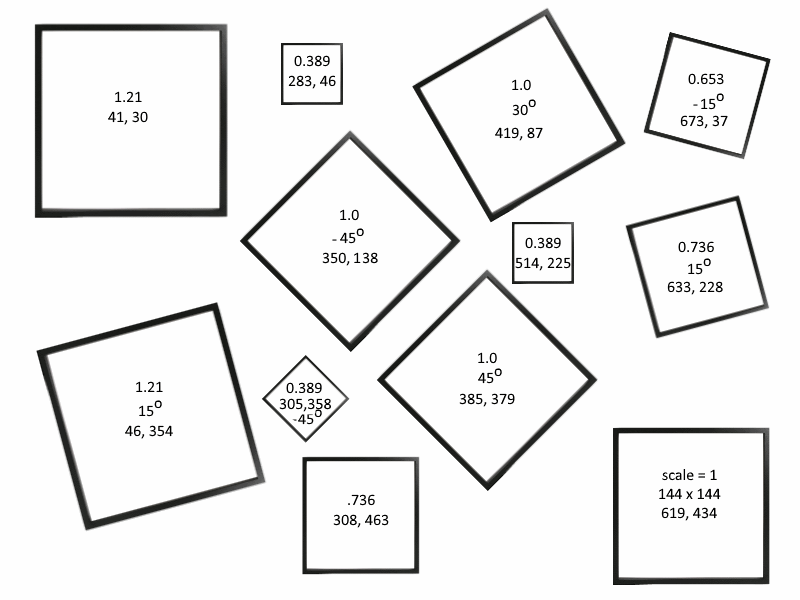
#> input picture img/03-Coordinate_transformation/PictureFrameCollage.png, 800 x 600 px
$ jupyter execute 03-Coordinate_transformation.ipynb   (shell and % lines are left out)
#> lines starting #> are read from the running program, lines starting #| are printed output that depends on the picture; after the words box and inside, x2 and y2 are one past the last pixel; in counts of white or black regions, pixels touching at a corner belong together
# Coordinate Transformation
*This notebook introduces the configuration space.*
* Configuration Space (C-Space): The n-dimensional space containing all possible configurations of the robot.

## Table of Contents

* [1. Key Physical Parameters](#01)
* [2. Represnetation Convention](#02)
* [3. Coordinate Transformation](#03)
    * [3.1 Rigid-Body in the Plane](#031)
    * [3.2 2D Transformation](#032)


## Key Physical Parameters <a class="anchor" id="01"></a>
* Position (Location)
* Attitude (Orientation)
* Velocity (Linear and Angular)
* Acceleration (Linear and Angular)
* Force

## Representation Convention <a class="anchor" id="02"></a>

* A free vector is a geometric quantity with a length and a direction.
    * It is called “free” because it is not necessarily rooted anywhere; only its length and direction matter.
* One stationary fixed frame (or space frame) {s} is defined.
* Body frame {b} is the stationary frame that is coincident with the body-attached frame at any instant.
* All reference frames are right-handed.

(Left) The x̂, ŷ, and ẑ axes of a right-handed reference frame are aligned
with the index finger, middle finger, and thumb of the right hand, respectively. (Right)
A positive rotation about an axis is in the direction in which the fingers of the right
hand curl when the thumb is pointed along the axis.

## Coordinate Transformation <a class="anchor" id="03"></a>

In almost all fields of science and engineering, it is essential to identify and manipulate mathematical representations of physical, real-world quantities. Robotics is no exception. Intelligent robots build a "mental model" of themselves and the world as they perceive their environments, and they modify those models when interpreting the past and predicting the future. In an abstract sense, these models are simply a collection of numbers and labels, with no explicit meaning to the robot. It is the job of a robot engineer to correctly associate numbers with meaning, and correspondingly, meanings with numbers.

Two of the most important mathematical representations are vectors and matrices from linear algebra. Vectors are often representations of positions or directions in two or three dimensions of space, but can also represent other quantities like sensor measurements. Matrices are representations of how representations change, either through an action, or even through a change in how those numbers are interpreted. We will be using them liberally throughout the book, and they appear in almost every subject of robotics. Hence, they must be mastered to get anywhere beyond a superficial understanding of the material.

### Rigid-Body in the Plane <a class="anchor" id="031"></a>
The body frame {b} is expressed in the fixed-frame coordinates {s} by the
vector p and the directions of the unit axes x̂b and ŷb . {s}: fixed reference frame
Unit vectors are with hat notations

The orientation of {b} relative to {s} is:

The matrix P is an example of a rotation matrix. Together, the pair (P, p)
provides a description of the orientation and position of {b} relative to {s}. The rotation-matrix vector pair (P,p) can be used to:
* represent a configuration of a rigid body
* change the reference frame in which a vector or frame is represented
* displace a vector or a frame (rigid-body motion)

The frame {b} in {s} is given by (P, p), and the frame {c} in {b} is given
by (Q, q). From these we can derive the frame {c} in {s}, described by (R, r).

Rigid Body Motion Relative to {s}
* The frame {d} is initially coincident with {s}, and {c} is initially described by {R, r} in {s} (or {d}).
* The body is moved in such a way that {d} moves to {d’}, becoming coincident with a frame {b} described by (P, p) in {s}.
* (P, p) is expressed in the same frame as (R, r)

### 2D Transformation <a class="anchor" id="031"></a>
The first and second columns of the transform matrix specify the coordinates of the X and Y axes of the new coordinate frame. The thrid column is the origin of the new coordiante frame with repsect to the the previous frame. So in the transform, the new X axis pointing in direction  (cosθ, sinθ), and the new origin is at location (Px, Py). The upperleft 2x2 matrix is the rotation matrix and the 2x1 third column vector is the translation. It is important to remember that translation is done first, then rotation when using a transform like this that embeds both rotation and translation by

$$T_B=\begin{bmatrix} cos(\theta) & -sin(\theta) & P_x \\
                     sin(\theta) & cos(\theta) & P_y \\
                     0 & 0 & 1
     \end{bmatrix}$$

#### Transformation Matrix
*$T({\displaystyle \mathbf {x} })=A{\displaystyle \mathbf {x} }$*
* $T$ is a linear transformation ${\displaystyle \mathbb {R} ^{n}}$ to ${\displaystyle \mathbb {R} ^{m}}$
* ${\displaystyle \mathbf {x} }$ is a column vector with ${\displaystyle n}$ entries
* ${\displaystyle A}$ is ${\displaystyle m\times n}$, and ${\displaystyle m\times n}$ has ${\displaystyle m}$ rows and ${\displaystyle n}$ columns,
*
for some {\displaystyle m\times n}m\times n matrix {\displaystyle A}A, called the transformation matrix of {\displaystyle T}T[citation needed]. Note that {\displaystyle A}A has {\displaystyle m}m rows and {\displaystyle n}n columns,
and {\displaystyle \mathbf {x} }\mathbf {x}  is a column vector with {\displaystyle n}n entries, then

Please use the [link](https://ncase.me/matrix/) to try the 2D transformation.

### Examples for 2D coordiante transformation
The following exampels are used to demostrate 2D coordiante transformation.

### The examples of translation
The image of a bird is placed at (619,434), add 10 in x-axis. The bird will be placed at (629,434)

[cell 1]
import numpy as np
import matplotlib.pyplot as plt
from PIL import Image


def compose(frame, image, transformation):

    width, height = frame.size

    #Invert matrix for compose function, grab values for Affine Transform
    t = np.linalg.inv(transformation)
    a=t[0,0]; b=t[0,1]; c=t[0,2]; d=t[1,0]; e=t[1,1]; f=t[1,2]

    image = image.transform((width,height), Image.AFFINE,(a,b,c,d,e,f), Image.BICUBIC)

    #Make mask from image's location
    im = np.sum(np.asarray(image), -1)
    vals = 255.0*( im > 0)
    mask = Image.fromarray(vals).convert("1")

    #Composite images together
    result = Image.composite(image,frame,mask)

    return result


#Open the two images
filename = "./img/03-Coordinate_transformation/PictureFrameCollage.png"
frame = Image.open(filename).convert("RGB")

filename0 = "./img/03-Coordinate_transformation/Bird0.png"
im = Image.open(filename0).convert("RGB")
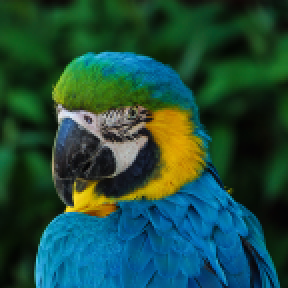
#> input picture img/03-Coordinate_transformation/Bird0.png, 144 x 144 px (shown 2 times larger)
#> im is the input picture: PIL image 144x144 RGB; mean R, G, B 30.5, 75.9, 61.2
theta_in_angle = 0
theta = np.deg2rad(theta_in_angle)

px = 619
py = 433
scale = 1
#Define the transformation to the first picture frame
# transformation = np.matrix([[np.cos(theta), np.sin(theta), scale*px],[-np.sin(theta), np.cos(theta), scale*py], [0,0,1]])
transformation = np.matrix([[scale*np.cos(theta),scale*np.sin(theta), px],
                            [scale*-np.sin(theta), scale*np.cos(theta), py],
                            [0,0,1]])
# transformation = np.matrix([[1,0,619],[0,1,433],[0,0,1]])


#Compose the two images together
result = compose(frame, im, transformation)
#> in compose, `im = np.sum(np.asarray(image), -1)`: im: shape (600, 800) uint64; 584 distinct labels, from 0 to 698
#> in compose, `vals = 255.0*( im > 0)`:
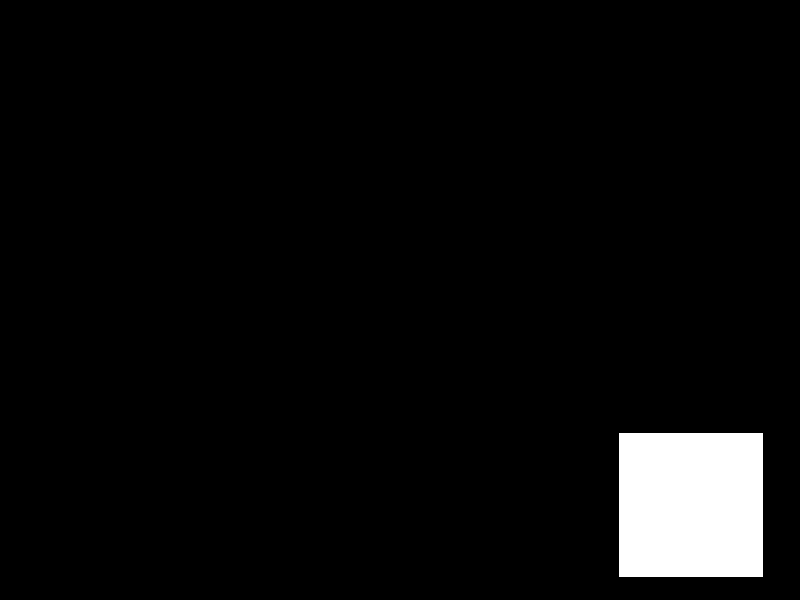
#> vals: shape (600, 800) float64; 4.3% white; 1 white region, box (x1, y1, x2, y2) and area: (619, 433, 763, 577) 20736

#Show the result
plt.imshow(result)
plt.show()

#Uncomment this line if you want to save the image
#result.save("Output.png")

[cell 2]
import numpy as np
import matplotlib.pyplot as plt
from PIL import Image


def compose(frame, image, transformation):

    width, height = frame.size
#> width = 800; height = 600

    #Invert matrix for compose function, grab values for Affine Transform
    t = np.linalg.inv(transformation)
    a=t[0,0]; b=t[0,1]; c=t[0,2]; d=t[1,0]; e=t[1,1]; f=t[1,2]

    image = image.transform((width,height), Image.AFFINE,(a,b,c,d,e,f), Image.BICUBIC)

    #Make mask from image's location
    im = np.sum(np.asarray(image), -1)
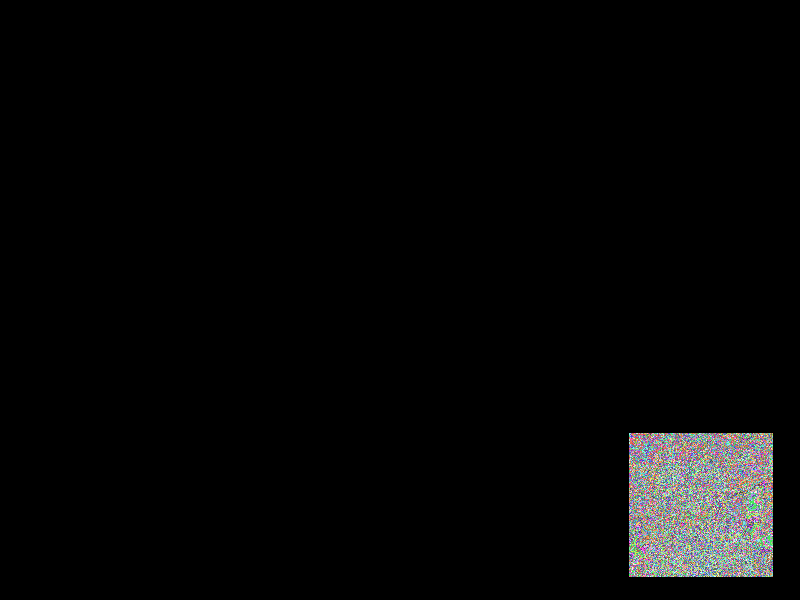
#> im: shape (600, 800) uint64; 584 distinct labels, from 0 to 698; one colour per label, 0 black
    vals = 255.0*( im > 0)
#> vals: shape (600, 800) float64; 4.3% white; 1 white region, box (x1, y1, x2, y2) and area: (629, 433, 773, 577) 20736
    mask = Image.fromarray(vals).convert("1")

    #Composite images together
    result = Image.composite(image,frame,mask)

    return result


#Open the two images
filename = "./img/03-Coordinate_transformation/PictureFrameCollage.png"
frame = Image.open(filename).convert("RGB")

filename0 = "./img/03-Coordinate_transformation/Bird0.png"
im = Image.open(filename0).convert("RGB")
theta_in_angle = 0
theta = np.deg2rad(theta_in_angle)

px = 619+10
py = 433
scale = 1
#Define the transformation to the first picture frame
# transformation = np.matrix([[np.cos(theta), np.sin(theta), scale*px],[-np.sin(theta), np.cos(theta), scale*py], [0,0,1]])
transformation = np.matrix([[scale*np.cos(theta),scale*np.sin(theta), px],
                            [scale*-np.sin(theta), scale*np.cos(theta), py],
                            [0,0,1]])
# transformation = np.matrix([[1,0,619],[0,1,433],[0,0,1]])


#Compose the two images together
result = compose(frame, im, transformation)

#Show the result
plt.imshow(result)
plt.show()

#Uncomment this line if you want to save the image
#result.save("Output.png")

### The examples of rotation
The image of a bird is placed at $(619,434)$,rotate the image to $(385,379,45^\circ)$

[cell 3]
import numpy as np
import matplotlib.pyplot as plt
from PIL import Image


def compose(frame, image, transformation):

    width, height = frame.size
#> width = 800; height = 600

    #Invert matrix for compose function, grab values for Affine Transform
    t = np.linalg.inv(transformation)
    a=t[0,0]; b=t[0,1]; c=t[0,2]; d=t[1,0]; e=t[1,1]; f=t[1,2]

    image = image.transform((width,height), Image.AFFINE,(a,b,c,d,e,f), Image.BICUBIC)
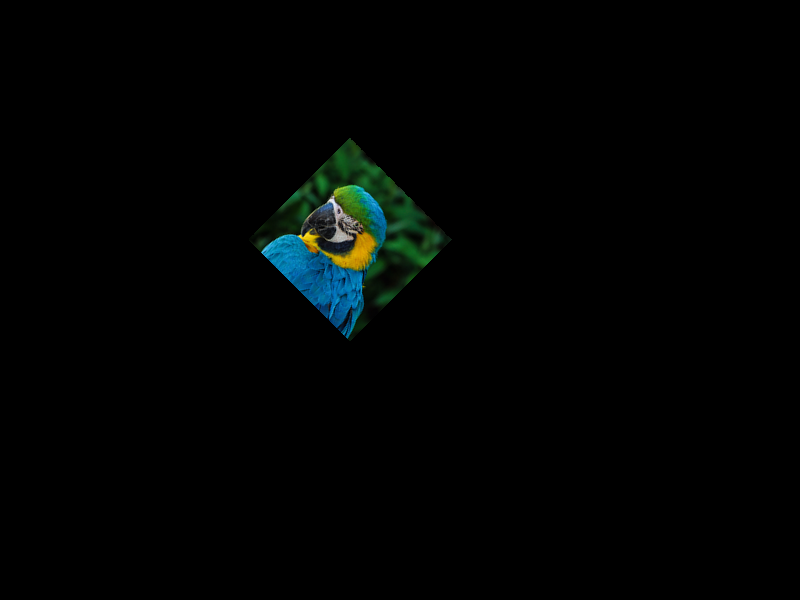
#> image: PIL image 800x600 RGB; mean R, G, B 1.3, 3.3, 2.6

    #Make mask from image's location
    im = np.sum(np.asarray(image), -1)
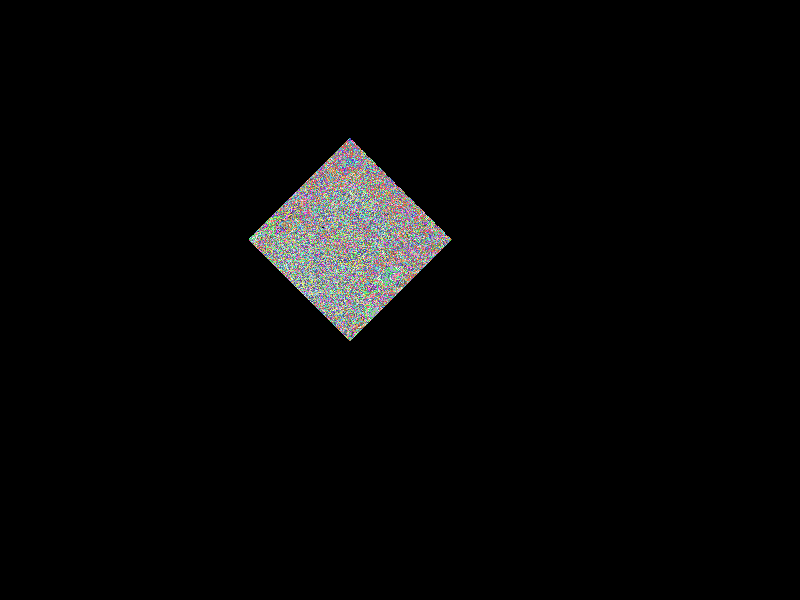
#> im: shape (600, 800) uint64; 591 distinct labels, from 0 to 731; one colour per label, 0 black
    vals = 255.0*( im > 0)
#> vals: shape (600, 800) float64; 4.3% white; 1 white region, box (x1, y1, x2, y2) and area: (249, 138, 452, 341) 20772
    mask = Image.fromarray(vals).convert("1")

    #Composite images together
    result = Image.composite(image,frame,mask)
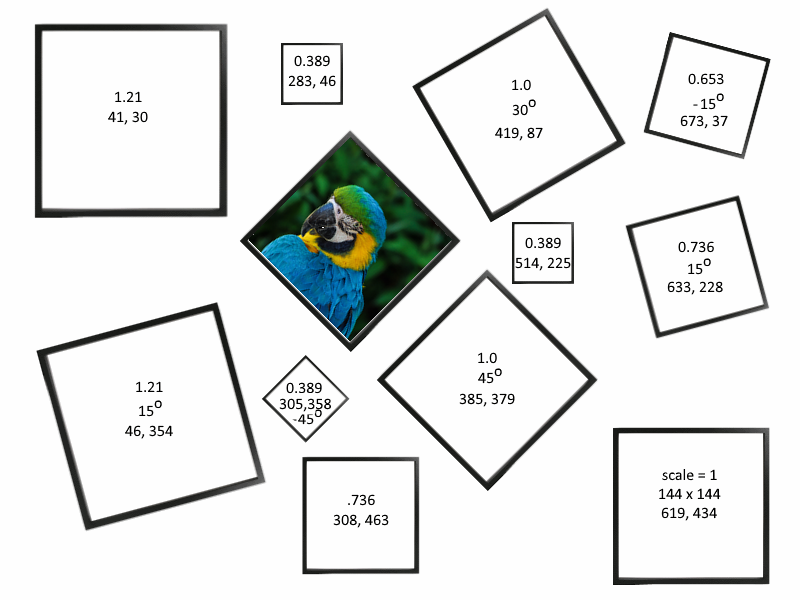
#> result: PIL image 800x600 RGB; mean R, G, B 228, 230, 229.2

    return result


#Open the two images
filename = "./img/03-Coordinate_transformation/PictureFrameCollage.png"
frame = Image.open(filename).convert("RGB")

filename0 = "./img/03-Coordinate_transformation/Bird0.png"
im = Image.open(filename0).convert("RGB")
theta_in_angle = -45
theta = np.deg2rad(theta_in_angle)

px = 350
py = 138
scale = 1
#Define the transformation to the first picture frame
# transformation = np.matrix([[np.cos(theta), np.sin(theta), scale*px],[-np.sin(theta), np.cos(theta), scale*py], [0,0,1]])
transformation = np.matrix([[scale*np.cos(theta),scale*np.sin(theta), px],
                            [scale*-np.sin(theta), scale*np.cos(theta), py],
                            [0,0,1]])
# transformation = np.matrix([[1,0,619],[0,1,433],[0,0,1]])


#Compose the two images together
result = compose(frame, im, transformation)

#Show the result
plt.imshow(result)
plt.show()

#Uncomment this line if you want to save the image
#result.save("Output.png")

### Example of transformation with scale
The image of a bird is placed at $(619,434)$,rotate the image to $(45,354,15^\circ)$ with a scale factor equals to 1.21.

[cell 4]
import numpy as np
import matplotlib.pyplot as plt
from PIL import Image


def compose(frame, image, transformation):

    width, height = frame.size
#> width = 800; height = 600

    #Invert matrix for compose function, grab values for Affine Transform
    t = np.linalg.inv(transformation)
    a=t[0,0]; b=t[0,1]; c=t[0,2]; d=t[1,0]; e=t[1,1]; f=t[1,2]

    image = image.transform((width,height), Image.AFFINE,(a,b,c,d,e,f), Image.BICUBIC)
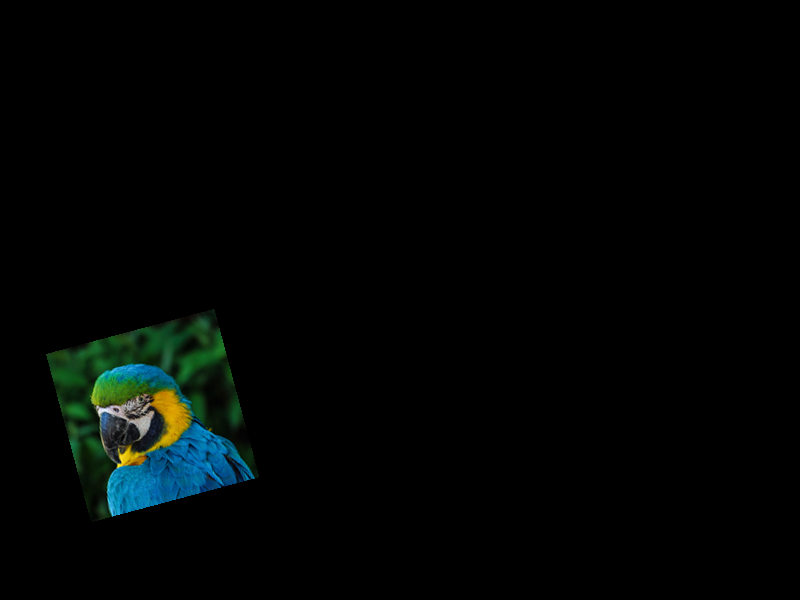
#> image: PIL image 800x600 RGB; mean R, G, B 1.9, 4.8, 3.8

    #Make mask from image's location
    im = np.sum(np.asarray(image), -1)
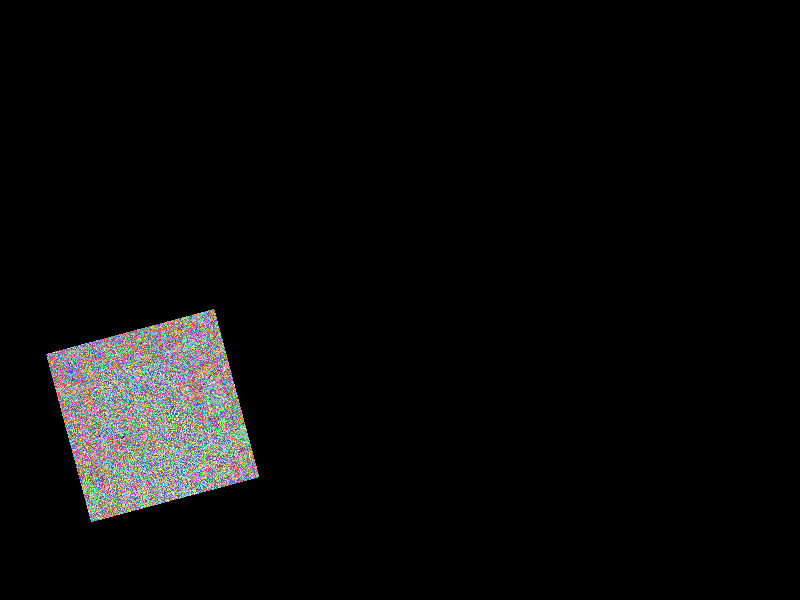
#> im: shape (600, 800) uint64; 615 distinct labels, from 0 to 732; one colour per label, 0 black
    vals = 255.0*( im > 0)
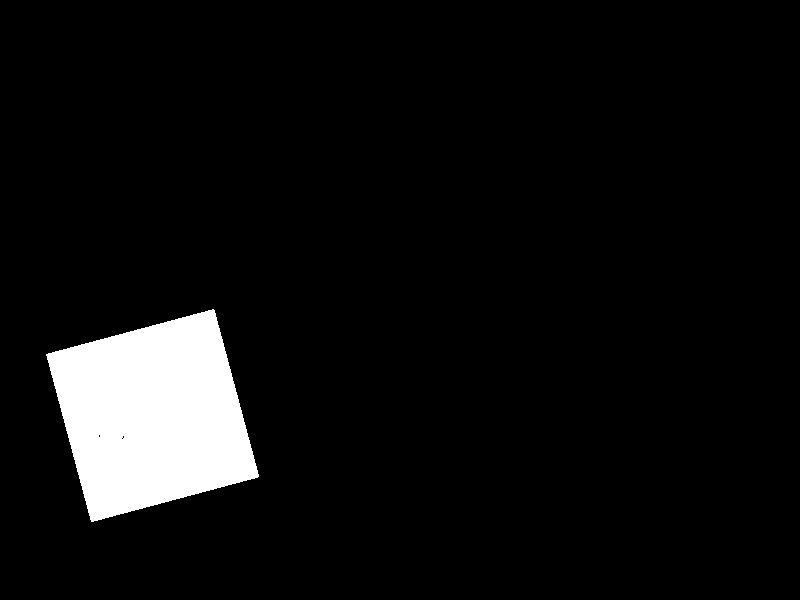
#> vals: shape (600, 800) float64; 6.3% white; 1 white region, box (x1, y1, x2, y2) and area: (46, 309, 259, 522) 30355
    mask = Image.fromarray(vals).convert("1")

    #Composite images together
    result = Image.composite(image,frame,mask)
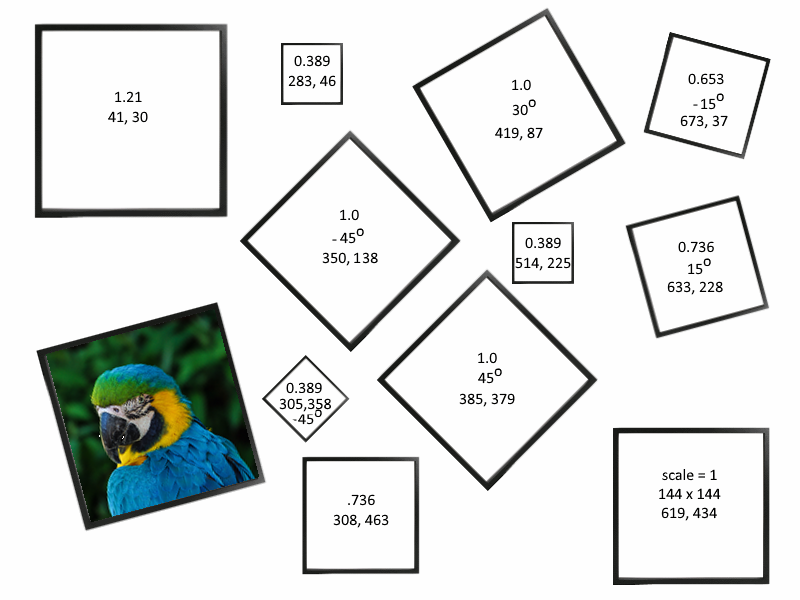
#> result: PIL image 800x600 RGB; mean R, G, B 223.8, 226.7, 225.6

    return result


#Open the two images
filename = "./img/03-Coordinate_transformation/PictureFrameCollage.png"
frame = Image.open(filename).convert("RGB")

filename0 = "./img/03-Coordinate_transformation/Bird0.png"
im = Image.open(filename0).convert("RGB")
theta_in_angle = 15
theta = np.deg2rad(theta_in_angle)

px = 46
py = 354
scale = 1.21
#Define the transformation to the first picture frame
# transformation = np.matrix([[np.cos(theta), np.sin(theta), scale*px],[-np.sin(theta), np.cos(theta), scale*py], [0,0,1]])
transformation = np.matrix([[scale*np.cos(theta),scale*np.sin(theta), px],
                            [scale*-np.sin(theta), scale*np.cos(theta), py],
                            [0,0,1]])
# transformation = np.matrix([[1,0,619],[0,1,433],[0,0,1]])


#Compose the two images together
result = compose(frame, im, transformation)

#Show the result
plt.imshow(result)
plt.show()

#Uncomment this line if you want to save the image
#result.save("Output.png")
